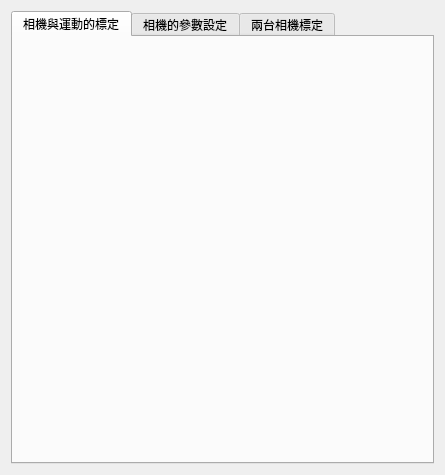
<?xml version="1.0" encoding="UTF-8"?>
<ui version="4.0">
 <class>CalibrationDialog</class>
 <widget class="QDialog" name="CalibrationDialog">
  <property name="geometry">
   <rect>
    <x>0</x>
    <y>0</y>
    <width>445</width>
    <height>475</height>
   </rect>
  </property>
  <property name="windowTitle">
   <string>CalibrationForm</string>
  </property>
  <layout class="QGridLayout" name="gridLayout">
   <item row="0" column="0">
    <widget class="QTabWidget" name="tabWidget">
     <property name="currentIndex">
      <number>0</number>
     </property>
     <widget class="QWidget" name="tab">
      <attribute name="title">
       <string>相機與運動的標定</string>
      </attribute>
     </widget>
     <widget class="QWidget" name="tab_2">
      <attribute name="title">
       <string>相機的參數設定</string>
      </attribute>
     </widget>
     <widget class="QWidget" name="tab_3">
      <attribute name="title">
       <string>兩台相機標定</string>
      </attribute>
     </widget>
    </widget>
   </item>
  </layout>
 </widget>
 <resources/>
 <connections/>
</ui>
